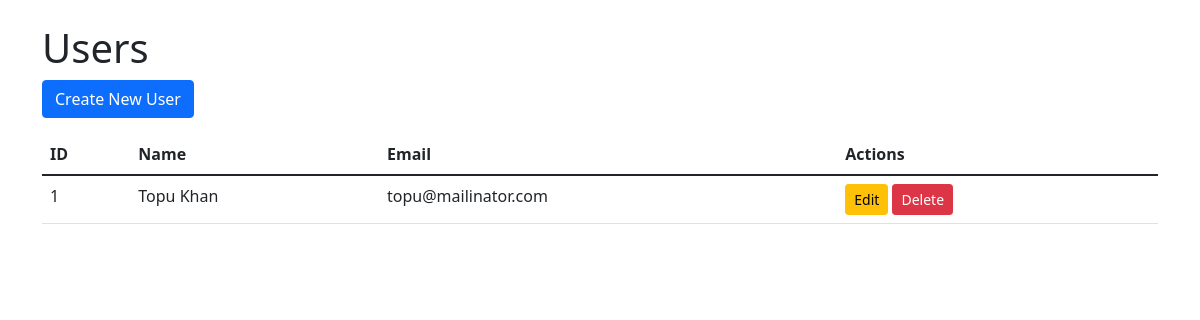
/users, run on an earlier commit of the app's database.
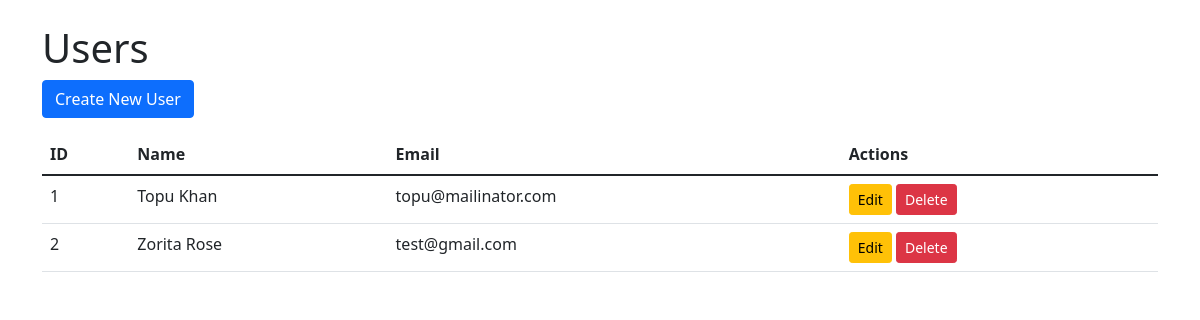
And on a later commit of the database.
### app/models.py (models this page shows)
class User(db.Model):
    id = db.Column(db.Integer, primary_key=True)
    name = db.Column(db.String(100), nullable=False)
    email = db.Column(db.String(120), unique=True, nullable=False)
    created_at = db.Column(db.DateTime, default=datetime.utcnow)
    updated_at = db.Column(db.DateTime, default=datetime.utcnow, onupdate=datetime.utcnow)

### app/routes.py (the view)
@bp.route('/users')
def index():
    users = User.query.all()
    return render_template('users/index.html', users=users)

### app/templates/users/index.html
{% extends "base.html" %}
{% block content %}
<h1>Users</h1>
<a href="{{ url_for('main.create') }}" class="btn btn-primary mb-3">Create New User</a>
<table class="table">
    <thead>
        <tr>
            <th>ID</th>
            <th>Name</th>
            <th>Email</th>
            <th>Actions</th>
        </tr>
    </thead>
    <tbody>
        {% for user in users %}
        <tr>
            <td>{{ user.id }}</td>
            <td>{{ user.name }}</td>
            <td>{{ user.email }}</td>
            <td>
                <a href="{{ url_for('main.edit', id=user.id) }}" class="btn btn-sm btn-warning">Edit</a>
                <form action="{{ url_for('main.delete', id=user.id) }}" method="POST" style="display: inline;">
                    <button type="submit" class="btn btn-sm btn-danger" onclick="return confirm('Are you sure?')">Delete</button>
                </form>
            </td>
        </tr>
        {% endfor %}
    </tbody>
</table>
{% endblock %}

### app/templates/base.html (shortened to what this page needs)
<!DOCTYPE html>
<html>
<head>
    <link href="https://cdn.jsdelivr.net/npm/bootstrap@5.1.3/dist/css/bootstrap.min.css" rel="stylesheet">
</head>
<body>
    <div class="container mt-4">
        {% block content %}{% endblock %}
    </div>
</body>
</html>

What changed in the data, as far as the page shows it:
added User: id "2", name "Zorita Rose", email "test@gmail.com"
